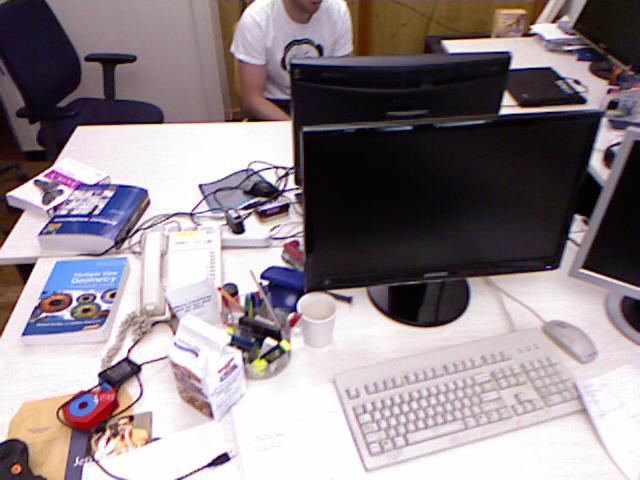
#> input picture img/1.png, 640 x 480 px
$ python matching_SIFT.py
#> lines starting #> are read from the running program, lines starting #| are printed output that depends on the picture
import numpy as np
import cv2 as cv
from matplotlib import pyplot as plt
import time

img1 = cv.imread('../img/1.png') # queryImage
#> img1 is the input picture: shape (480, 640, 3); mean B, G, R 139, 134.5, 144.6
img2 = cv.imread('../img/2.png') # trainImage
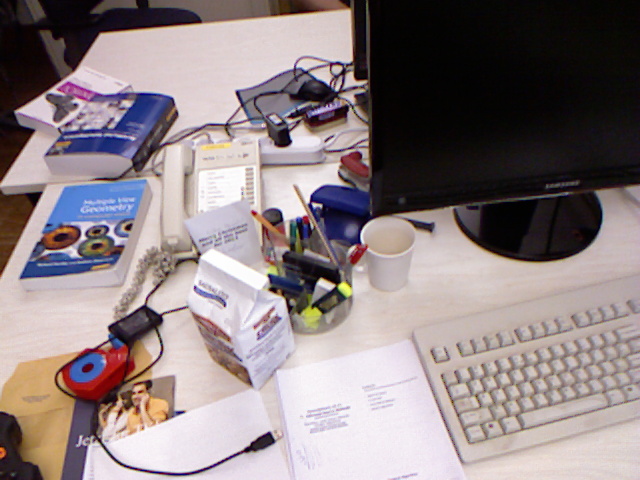
#> input picture img/2.png, 640 x 480 px
#> img2 is the input picture: shape (480, 640, 3); mean B, G, R 130.8, 128.9, 140.9

# Initiate SIFT detector
sift = cv.xfeatures2d.SIFT_create()

# find the keypoints and descriptors with SIFT
kp1, des1 = sift.detectAndCompute(img1,None)
#> kp1 = 1985 keypoints; strongest (x, y, size): (223, 459, 8.7), (509, 106, 13), (238, 228, 9.1), (113, 296, 3.2)
kp2, des2 = sift.detectAndCompute(img2,None)
#> kp2 = 1926 keypoints; strongest (x, y, size): (324, 285, 8.9), (264, 441, 12.3), (315, 205, 3.4), (282, 138, 12.3)
print(len(kp1))
#| 1985
print(len(kp1))
#| 1985
#bf = cv.BFMatcher(cv.NORM_L2, crossCheck=True)
bf = cv.BFMatcher()

tic1 = time.clock()
#matches = bf.match(des1,des2)
matches = bf.knnMatch(des1,des2,k=2)
#> matches = 1985 matches
good = []
for m, n in matches:
    if m.distance < 0.75 * n.distance:
        good.append([m])
#> after the loop, good = 559 matches
toc1 = time.clock()
print(toc1-tic1)
print(len(matches))
#| 1985

#img3 = cv.drawMatches(img1,kp1,img2,kp2,matches[:10], None,flags=2)
img3 = cv.drawMatchesKnn(img1,kp1,img2,kp2,good[:10], None,flags=2)
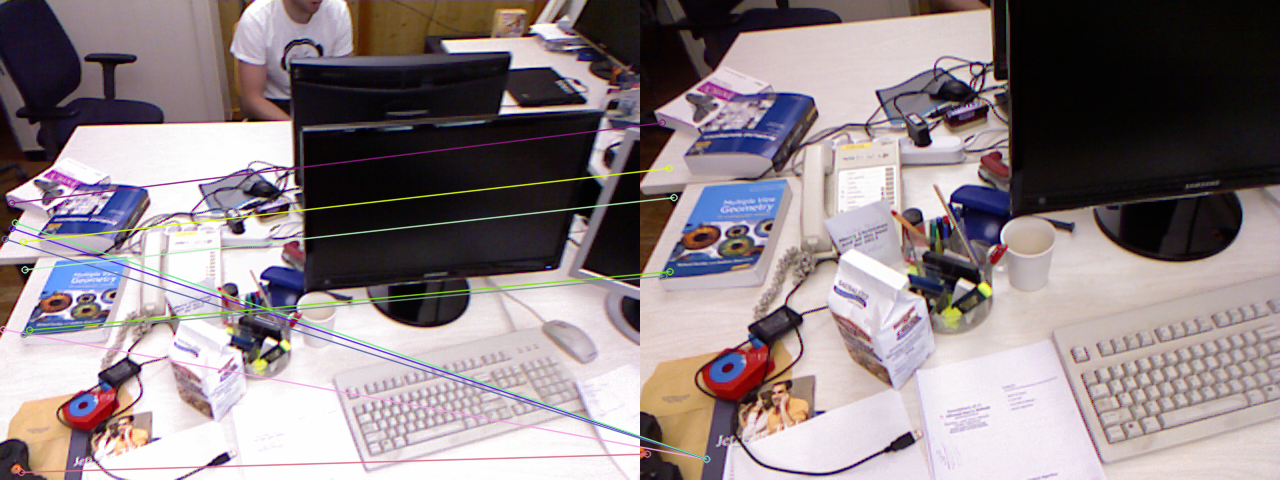
#> img3: shape (480, 1280, 3); mean B, G, R 134.6, 131.7, 142.6
plt.imshow(img3),plt.show()

gray1 = cv.cvtColor(img1, cv.COLOR_BGR2GRAY)
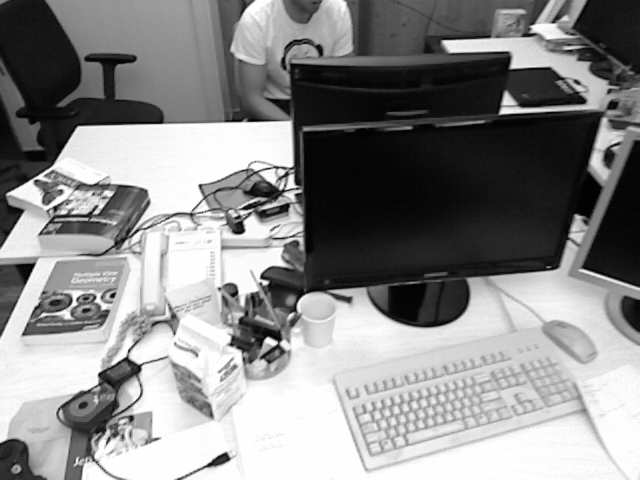
#> gray1: shape (480, 640); min 1, max 254, mean 138

#keypoints
sift = cv.xfeatures2d.SIFT_create()
keypoints_1, descriptors_1 = sift.detectAndCompute(img1,None)
#> keypoints_1 has the same summary as kp1

img_1 = cv.drawKeypoints(gray1,keypoints_1,img1)
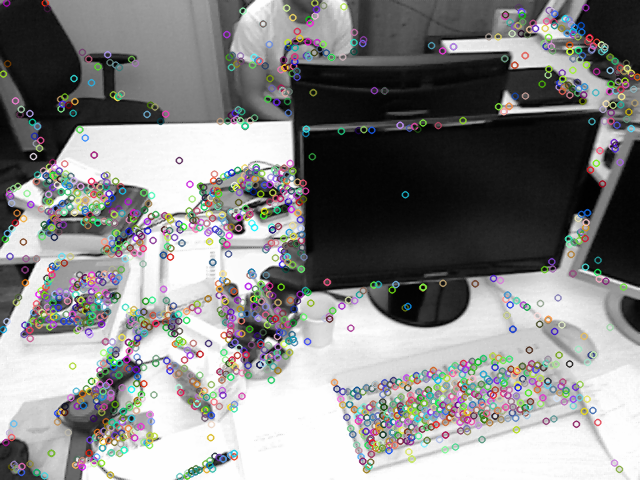
#> img_1: shape (480, 640, 3); mean B, G, R 135.1, 135.5, 135.4
plt.imshow(img_1)
